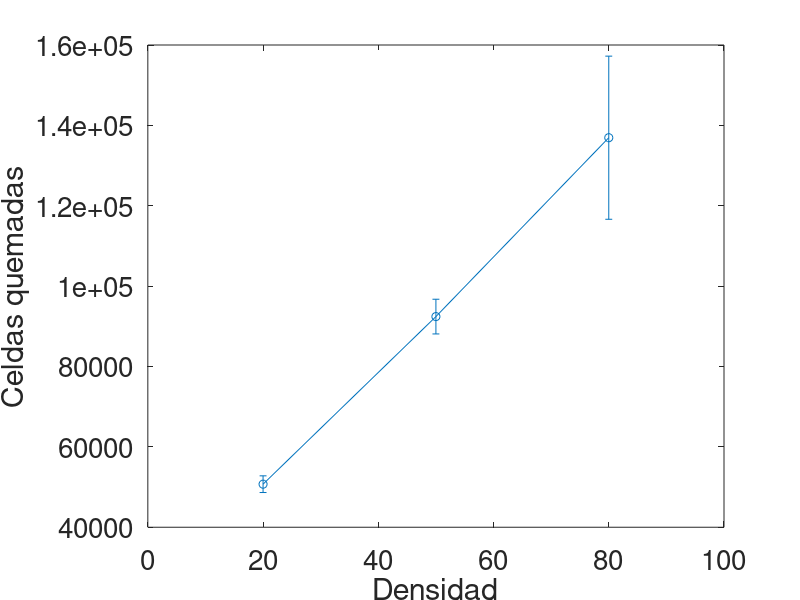
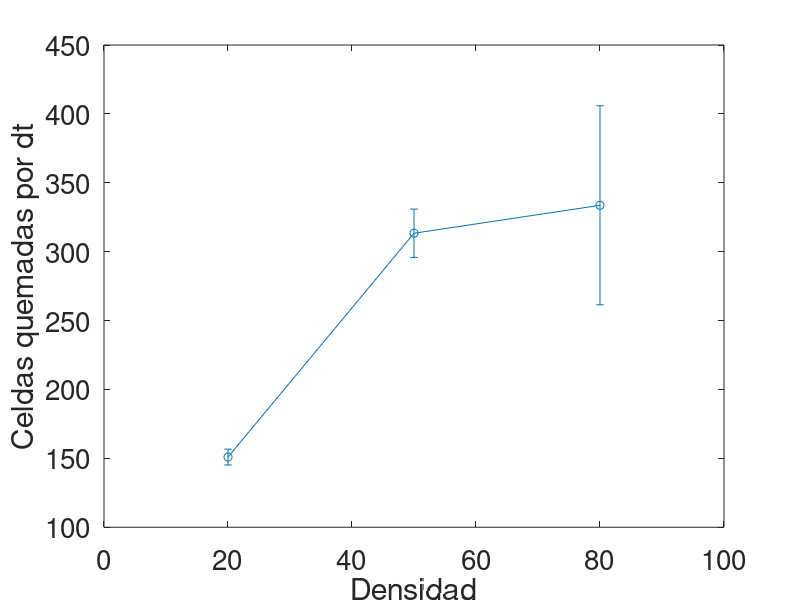

Source code (MATLAB) for these figures, in order:

figure(1)
ejex = [20, 50,  80];
ejey = [50716, 92419.3, 136932];

%plot(ejex,ejey, "marker", 'o',"linestyle", "-", "color", "black", "linewidth", 1);
error = [2076.27,4318.85,  20296.1];
%figure(6)
errorbar(ejex,ejey, error, 'o-');
%hold off;

xlabel ("Densidad", "fontsize", 20);
ylabel("Celdas quemadas", "fontsize", 20);
set(gca, 'FontSize', 20)
hold on; 

figure(2)
ejex = [20, 50,  80];
ejey = [150.95, 313.38, 333.65];

%plot(ejex,ejey, "marker", 'o',"linestyle", "-", "color", "black", "linewidth", 1);
error = [5.74, 17.53,  72.2];
%figure(6)
errorbar(ejex,ejey, error, 'o-');
%hold off;

xlabel ("Densidad", "fontsize", 20);
ylabel("Celdas quemadas por dt", "fontsize", 20);
set(gca, 'FontSize', 20)
hold on; 
